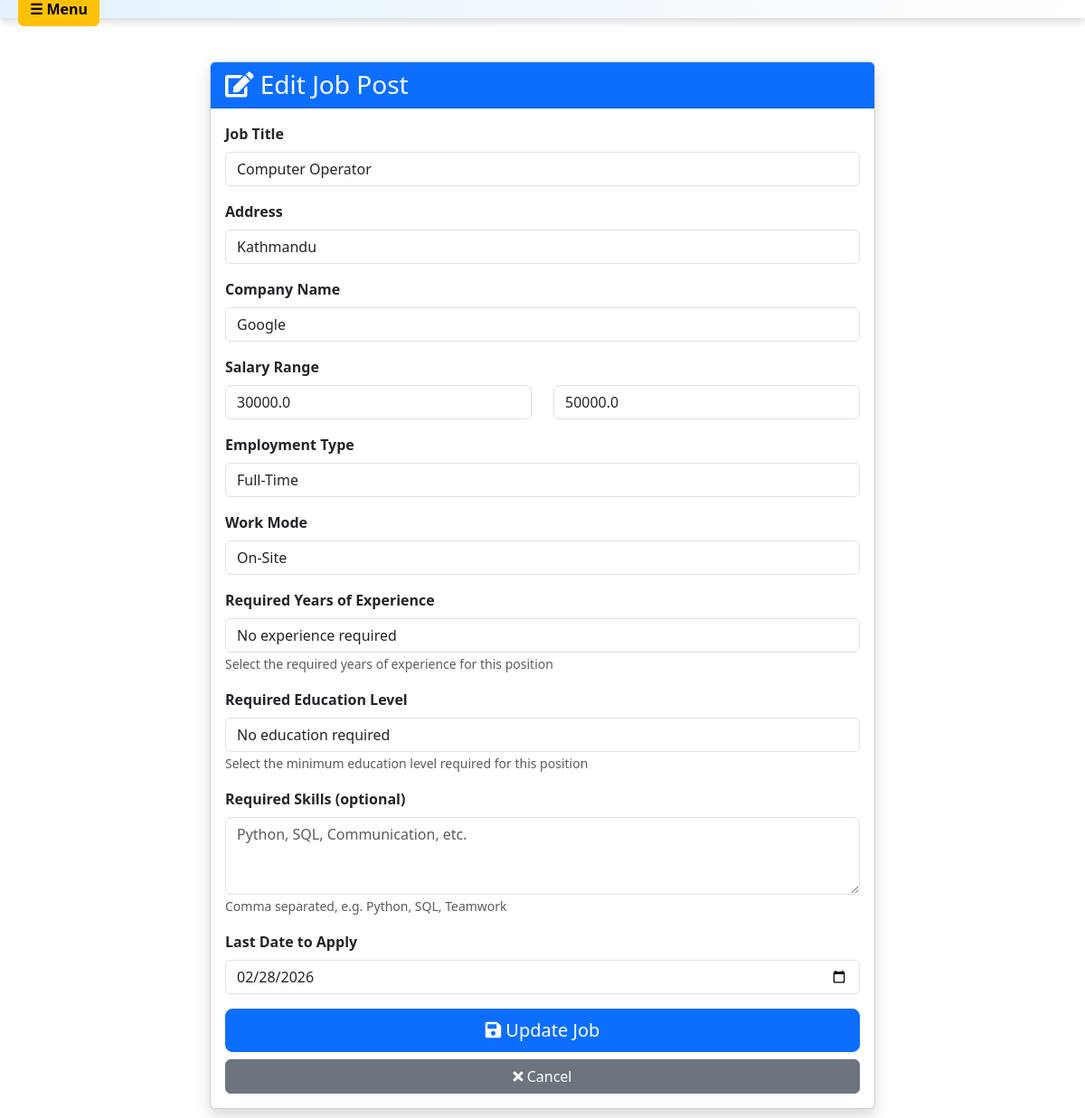
Page /edit-job/10/ (signed in) on the committed database.
### hr/models.py (models this page shows, shortened)
class JobPost(models.Model):
    user = models.ForeignKey(User, on_delete=models.CASCADE)
    title = models.CharField(max_length=200)
    address = models.CharField(max_length=200)
    CompanyName = models.CharField(max_length=200)
    salaryLow = models.FloatField(default=0, validators=[MinValueValidator(0)])
    salaryHigh = models.FloatField(default=0, validators=[MinValueValidator(0)])
    applycount = models.IntegerField(default=0)
    lastDateToApply = models.DateField()
    created_at = models.DateTimeField(auto_now_add=True, null=True)
    employment_type = models.CharField(
        max_length=20, choices=EMPLOYMENT_TYPE_CHOICES,
        default='full-time', null=True, blank=True
    )
    work_mode = models.CharField(
        max_length=20, choices=WORK_MODE_CHOICES,
        default='on-site', null=True, blank=True
    )
    required_experience = models.CharField(
        max_length=50,
        choices=EXPERIENCE_LEVEL_CHOICES,
        default='no-experience',
        help_text='Select required years of experience'
    )
    required_experience_custom = models.CharField(
        max_length=100,
        null=True,
        blank=True,
        help_text='Custom experience requirement (e.g., 1.5 years)'
    )
    required_education = models.CharField(
        max_length=50,
        choices=REQUIRED_EDUCATION_CHOICES,
        default='no-education',
        help_text='Select required education level'
    )
    required_skills = models.TextField(
        null=True,
        blank=True,
        help_text='Comma-separated skills (e.g., Python, SQL, Communication)'
    )

### hr/views.py (the view)
# urls.py: path("edit-job/<int:pk>/", views.edit_job, name='edit_job'),
@login_required(login_url='login_user')
def edit_job(request, pk):
    job = get_object_or_404(JobPost, id=pk, user=request.user)
    if request.method == 'POST':
        form = JobPostForm(request.POST, instance=job)
        if form.is_valid():
            form.save()
            messages.success(request, 'Job updated successfully!')
            return redirect('hrdash')
    else:
        form = JobPostForm(instance=job)
    context = {
        'job': job,
        'form': form
    }
    return render(request, 'hr/editjob.html', context)

### hr/templates/hr/editjob.html (shortened to what this page needs)
<!doctype html>
<html lang="en">
  <head>
    <link href="https://cdn.jsdelivr.net/npm/bootstrap@5.3.8/dist/css/bootstrap.min.css" rel="stylesheet">
    <link rel="stylesheet" href="https://cdnjs.cloudflare.com/ajax/libs/font-awesome/5.15.3/css/all.min.css">
  </head>
  <body>
  {% include 'hr/navbar.html' %}
<div class="container my-5">
  <div class="row justify-content-center">
    <div class="col-md-8">
      <div class="card shadow">
        <div class="card-header bg-primary text-white">
          <h3 class="mb-0"><i class="fas fa-edit"></i> Edit Job Post</h3>
        </div>
        <div class="card-body">
          <form method="post" action="{% url 'edit_job' job.id %}">
            <div class="mb-3">
              <label for="title" class="form-label fw-bold">Job Title</label>
              {{ form.title }}
            </div>
            <div class="mb-3">
              <label for="address" class="form-label fw-bold">Address</label>
              {{ form.address }}
            </div>
            <div class="mb-3">
              <label for="CompanyName" class="form-label fw-bold">Company Name</label>
              {{ form.CompanyName }}
            </div>
            <div class="mb-3">
              <label class="form-label fw-bold">Salary Range</label>
              <div class="row">
                <div class="col-md-6">
                  {{ form.salaryLow }}
                </div>
                <div class="col-md-6">
                  {{ form.salaryHigh }}
                </div>
              </div>
            </div>
            <div class="mb-3">
              <label for="employment_type" class="form-label fw-bold">Employment Type</label>
              <select class="form-control" id="employment_type" name="employment_type" required>
                <option value="full-time" {% if form.employment_type.value == 'full-time' %}selected{% endif %}>Full-Time</option>
              </select>
            </div>
            <div class="mb-3">
              <label for="work_mode" class="form-label fw-bold">Work Mode</label>
              <select class="form-control" id="work_mode" name="work_mode" required>
                <option value="on-site" {% if form.work_mode.value == 'on-site' %}selected{% endif %}>On-Site</option>
              </select>
            </div>
            <div class="mb-3">
              <label for="required_experience" class="form-label fw-bold">Required Years of Experience</label>
              {{ form.required_experience }}
              <small class="form-text text-muted">Select the required years of experience for this position</small>
            </div>
            <div class="mb-3">
              <label for="required_education" class="form-label fw-bold">Required Education Level</label>
              {{ form.required_education }}
              <small class="form-text text-muted">Select the minimum education level required for this position</small>
            </div>
            <div class="mb-3">
              <label for="required_skills" class="form-label fw-bold">Required Skills (optional)</label>
              {{ form.required_skills }}
              <small class="form-text text-muted">Comma separated, e.g. Python, SQL, Teamwork</small>
            </div>
            <div class="mb-3">
              <label for="lastDateToApply" class="form-label fw-bold">Last Date to Apply</label>
              {{ form.lastDateToApply }}
            </div>
            <div class="d-grid gap-2">
              <button type="submit" class="btn btn-primary btn-lg">
                <i class="fas fa-save"></i> Update Job
              </button>
              <a href="{% url 'hrdash' %}" class="btn btn-secondary">
                <i class="fas fa-times"></i> Cancel
              </a>
            </div>
          </form>
        </div>
      </div>
    </div>
  </div>
</div>
  </body>
</html>

### rows in the picture
JobPost: title "Computer Operator", address "Kathmandu", CompanyName "Google", salaryLow "30000.0", salaryHigh "50000.0", employment_type "Full-Time", work_mode "On-Site", required_experience "No experience required", required_education "No education required", lastDateToApply "02/28/2026"
